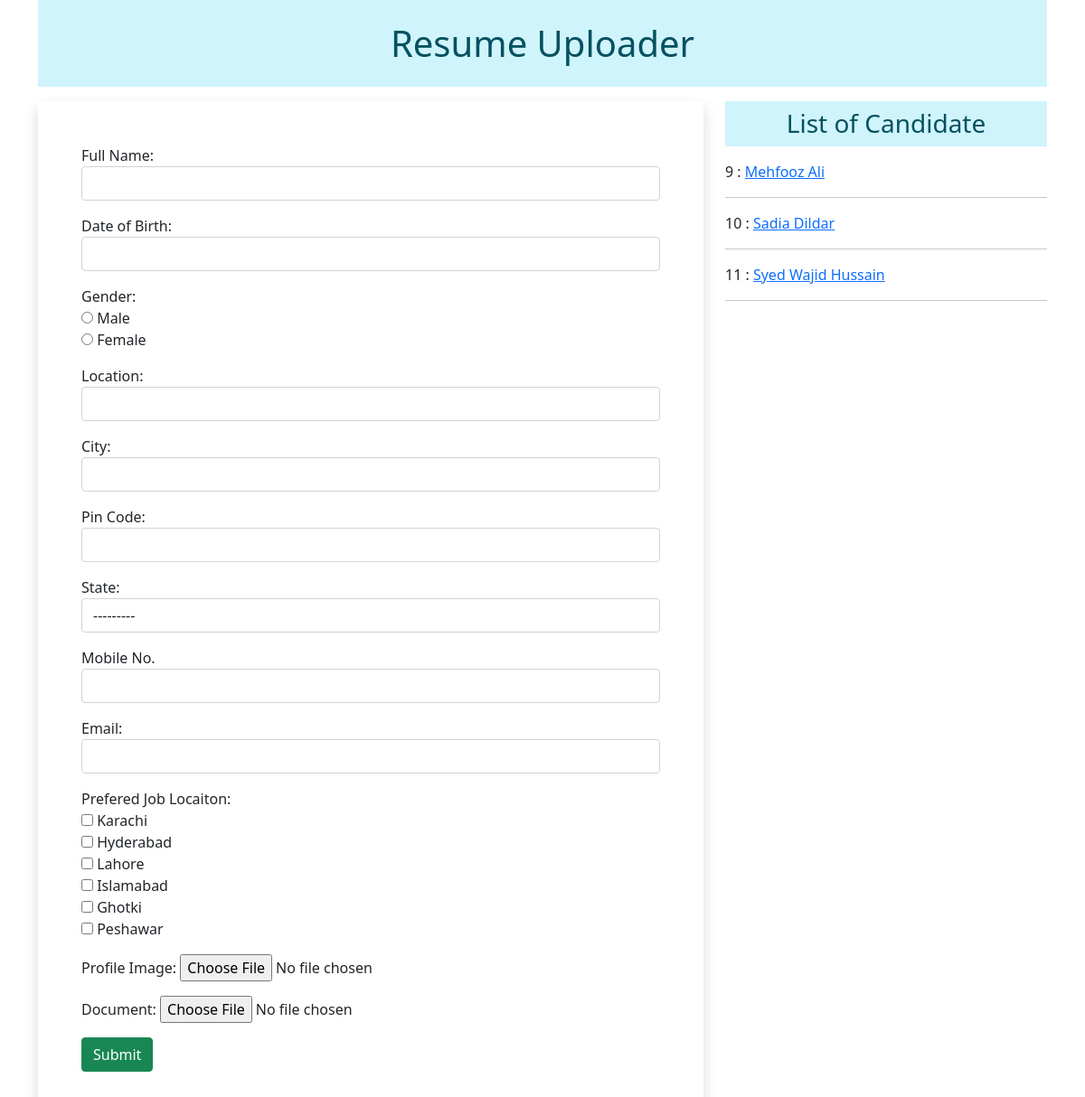
Before: / with the older database file.
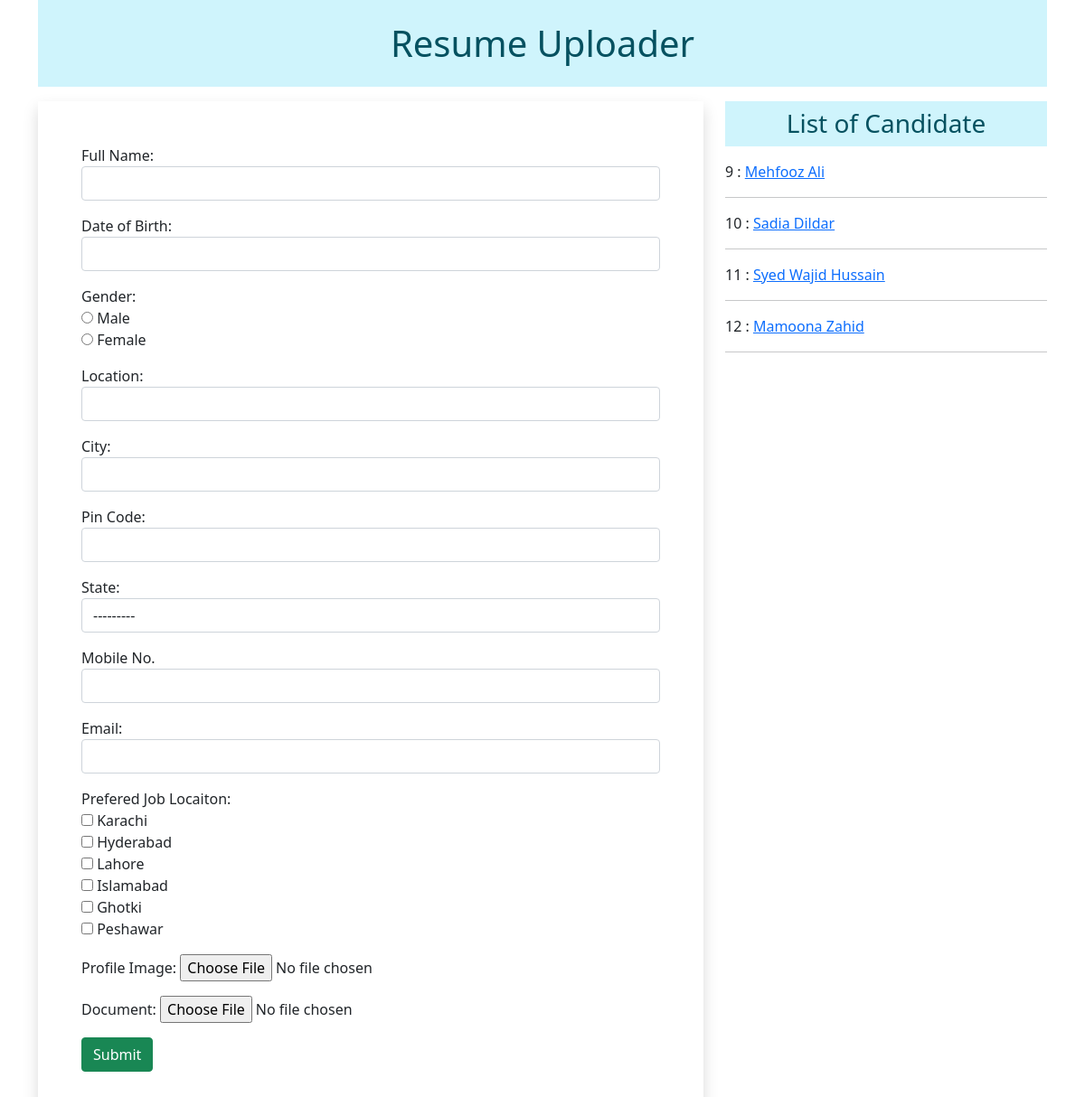
After: the same page with the newer database file.
### myapp/models.py (models this page shows)
class Resume(models.Model):
    name = models.CharField(max_length=100)
    dob = models.DateField(auto_now=False, auto_now_add=False)
    gender = models.CharField(max_length=100)
    location = models.CharField(max_length=100)
    city = models.CharField(max_length=100)
    pin = models.PositiveBigIntegerField()
    state = models.CharField(choices=STATE_CHOICE, max_length=100)
    mobile = models.PositiveBigIntegerField()
    email = models.EmailField()
    job_city = models.CharField(max_length=100)
    profile_image = models.ImageField(upload_to='profileimg', blank=True)
    my_file = models.FileField(upload_to='doc', blank=True)

### myapp/views.py (the view, shortened to what this page needs)
# urls.py: path('', views.HomeView.as_view(), name='home'),
class HomeView(View):  #Class Based Views
    def get(self, request):
        form = ResumeForm()
        candidates = Resume.objects.all()
        return render(request, 'myapp/home.html', {'form': form, 'candidates':candidates})

### myapp/forms.py
class ResumeForm(forms.ModelForm):
    gender = forms.ChoiceField(choices=GENDER_CHOICES, widget=forms.RadioSelect)
    job_city = forms.MultipleChoiceField(label='Prefered Job Locaiton', choices=JOB_CITY_CHOICE, widget=forms.CheckboxSelectMultiple)
    class Meta:
        model = Resume
        fields = ['id', 'name', 'dob', 'gender', 'location', 'city', 'pin', 'state', 'mobile', 'email', 'job_city', 'profile_image', 'my_file']
        labels ={'name' :'Full Name', 'dob':'Date of Birth', 'pin':'Pin Code', 'mobile':'Mobile No.', 'profile_image':'Profile Image', 'my_file' : 'Document'}
        widgets = {
            'name':forms.TextInput(attrs={'class':'form-control'}),
            'dob':forms.DateInput(attrs={'class':'form-control', 'id':'datepicker'}),
            'location':forms.TextInput(attrs={'class':'form-control'}),
            'city':forms.TextInput(attrs={'class':'form-control'}),
            'pin':forms.NumberInput(attrs={'class':'form-control'}),
            'state':forms.Select(attrs={'class':'form-control'}),
            'mobile':forms.NumberInput(attrs={'class':'form-control'}),
            'email':forms.EmailInput(attrs={'class':'form-control'}),
        }

### myapp/templates/myapp/home.html (shortened to what this page needs)
<!doctype html>
<html lang="en">
  <head>
    <link href="https://cdn.jsdelivr.net/npm/bootstrap@5.1.3/dist/css/bootstrap.min.css" rel="stylesheet">
    <link rel="stylesheet" href="//code.jquery.com/ui/1.13.2/themes/base/jquery-ui.css">
  </head>
  <body>
    <div class="container mb-5">
      <h1 class="alert-info text-center p-4 mb-3">Resume Uploader</h1>
        <div class="row">
          <div class="col-sm-8">
            <form action="" method="post" enctype='multipart/form-data' class="shadow p-5">
                {% for fm in form %}
                  <div class="form-group mb-3">
                    {{fm.label_tag}} {{fm}} <small class="text-danger">{{fm.errors|striptags}}</small>
                  </div>
                {% endfor %}
                <input type="submit" value="Submit" class="btn btn-success">
            </form>
          </div>
          <div class="col-sm-4">
            <h3 class="alert-info text-center p-2 mb-3">List of Candidate</h3>
              {% for candidate in candidates %}
                {{candidate.id}} : <a href="{% url 'candidate' candidate.id %}">{{candidate.name}}</a>
                <br>
                <hr>
              {% endfor %}
          </div>
        </div>
    </div>
  </body>
</html>

Changed rows visible on the page:
added Resume: id "12", name "Mamoona Zahid"
